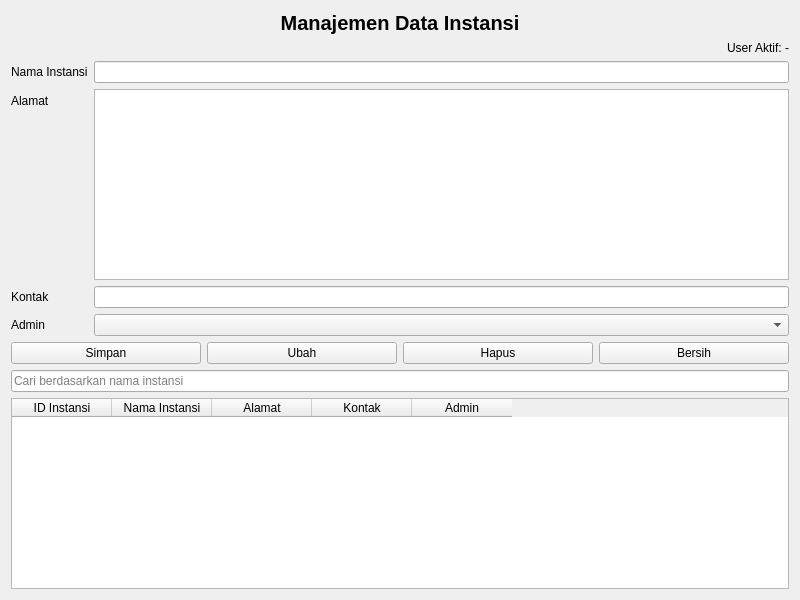
<?xml version="1.0" encoding="UTF-8"?>
<ui version="4.0">
 <class>InstansiForm</class>
 <widget class="QWidget" name="InstansiForm">
  <property name="geometry">
   <rect>
    <x>0</x>
    <y>0</y>
    <width>800</width>
    <height>600</height>
   </rect>
  </property>
  <property name="windowTitle">
   <string>Form Instansi</string>
  </property>
  <layout class="QVBoxLayout" name="verticalLayout">
   <item>
    <widget class="QLabel" name="labelTitle">
     <property name="styleSheet">
      <string notr="true">font-size:20px; font-weight:bold;</string>
     </property>
     <property name="text">
      <string>Manajemen Data Instansi</string>
     </property>
     <property name="alignment">
      <set>Qt::AlignmentFlag::AlignCenter</set>
     </property>
    </widget>
   </item>
   <item>
    <widget class="QLabel" name="labelUserAktif">
     <property name="text">
      <string>User Aktif: -</string>
     </property>
     <property name="alignment">
      <set>Qt::AlignmentFlag::AlignRight|Qt::AlignmentFlag::AlignTrailing|Qt::AlignmentFlag::AlignVCenter</set>
     </property>
    </widget>
   </item>
   <item>
    <layout class="QFormLayout" name="formLayout">
     <item row="0" column="0">
      <widget class="QLabel" name="labelNamaInstansi">
       <property name="text">
        <string>Nama Instansi</string>
       </property>
      </widget>
     </item>
     <item row="0" column="1">
      <widget class="QLineEdit" name="input_nama_instansi"/>
     </item>
     <item row="1" column="0">
      <widget class="QLabel" name="labelAlamat">
       <property name="text">
        <string>Alamat</string>
       </property>
      </widget>
     </item>
     <item row="1" column="1">
      <widget class="QTextEdit" name="input_alamat"/>
     </item>
     <item row="2" column="0">
      <widget class="QLabel" name="labelKontak">
       <property name="text">
        <string>Kontak</string>
       </property>
      </widget>
     </item>
     <item row="2" column="1">
      <widget class="QLineEdit" name="input_kontak"/>
     </item>
     <item row="3" column="0">
      <widget class="QLabel" name="labelAdmin">
       <property name="text">
        <string>Admin</string>
       </property>
      </widget>
     </item>
     <item row="3" column="1">
      <widget class="QComboBox" name="combo_admin"/>
     </item>
    </layout>
   </item>
   <item>
    <layout class="QHBoxLayout" name="buttonLayout">
     <item>
      <widget class="QPushButton" name="btnSimpan">
       <property name="text">
        <string>Simpan</string>
       </property>
      </widget>
     </item>
     <item>
      <widget class="QPushButton" name="btnUbah">
       <property name="text">
        <string>Ubah</string>
       </property>
      </widget>
     </item>
     <item>
      <widget class="QPushButton" name="btnHapus">
       <property name="text">
        <string>Hapus</string>
       </property>
      </widget>
     </item>
     <item>
      <widget class="QPushButton" name="btnBersih">
       <property name="text">
        <string>Bersih</string>
       </property>
      </widget>
     </item>
    </layout>
   </item>
   <item>
    <widget class="QLineEdit" name="input_cari">
     <property name="placeholderText">
      <string>Cari berdasarkan nama instansi</string>
     </property>
    </widget>
   </item>
   <item>
    <widget class="QTableWidget" name="tableInstansi">
     <column>
      <property name="text">
       <string>ID Instansi</string>
      </property>
     </column>
     <column>
      <property name="text">
       <string>Nama Instansi</string>
      </property>
     </column>
     <column>
      <property name="text">
       <string>Alamat</string>
      </property>
     </column>
     <column>
      <property name="text">
       <string>Kontak</string>
      </property>
     </column>
     <column>
      <property name="text">
       <string>Admin</string>
      </property>
     </column>
    </widget>
   </item>
  </layout>
 </widget>
 <resources/>
 <connections/>
</ui>
